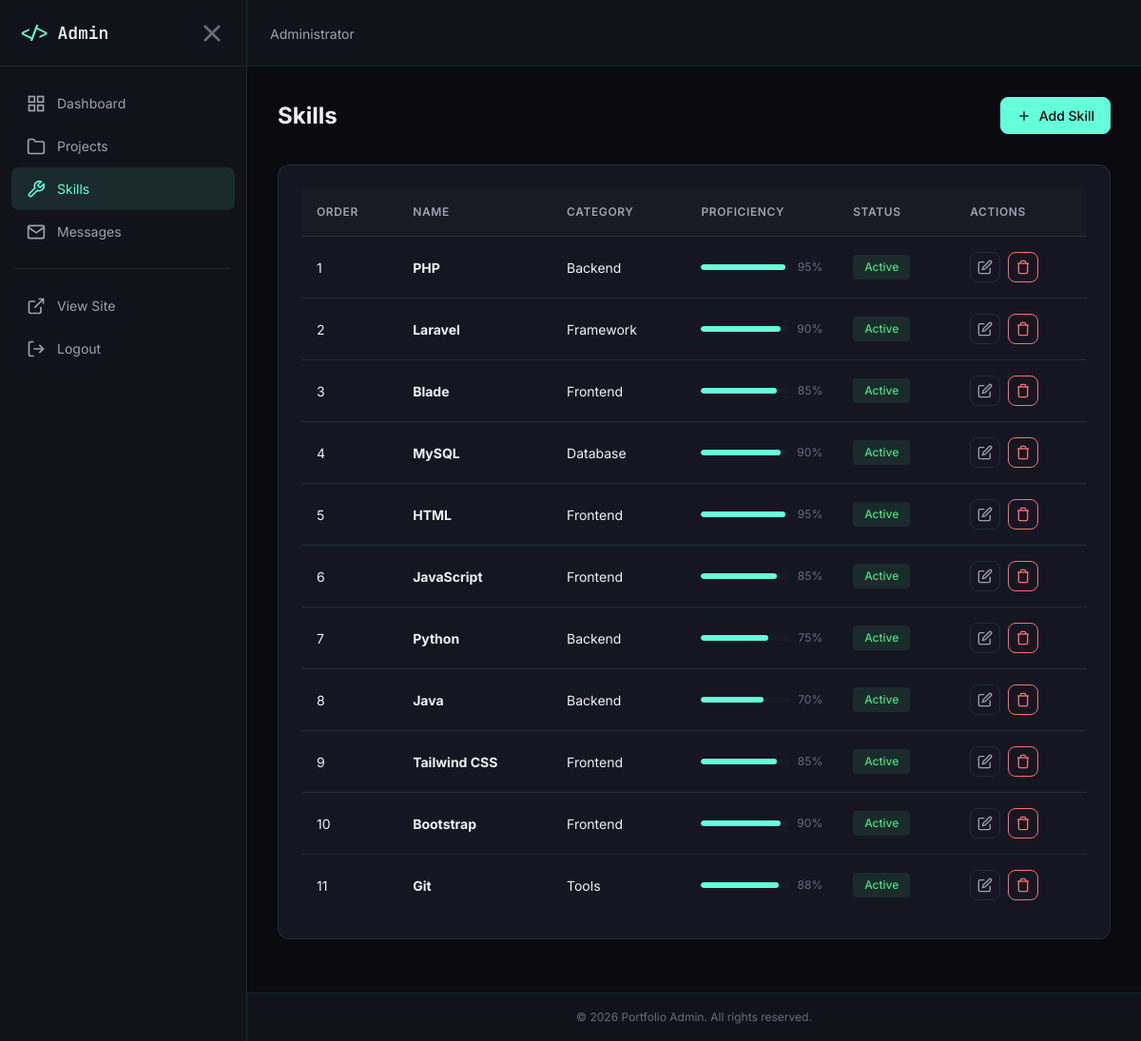
/admin/skills.php (signed in), run on the app's committed database.
### tables this page shows
CREATE TABLE IF NOT EXISTS `skills` (
  `id` int(11) NOT NULL AUTO_INCREMENT,
  `name` varchar(100) NOT NULL,
  `category` varchar(50) DEFAULT 'Other',
  `icon` varchar(255) DEFAULT NULL,
  `proficiency` int(11) DEFAULT 80,
  `display_order` int(11) DEFAULT 0,
  `is_active` tinyint(1) DEFAULT 1,
  `created_at` timestamp DEFAULT CURRENT_TIMESTAMP,
  `updated_at` timestamp DEFAULT CURRENT_TIMESTAMP ON UPDATE CURRENT_TIMESTAMP,
  PRIMARY KEY (`id`),
  UNIQUE KEY `name` (`name`)
);

### includes/helpers.php (called while the page is built, shortened)
<?php
function e(string $text): string {
    return htmlspecialchars($text, ENT_QUOTES, 'UTF-8');
}
function asset(string $path): string {
    return SITE_URL . '/assets/' . ltrim($path, '/');
}

### includes/models/Skill.php (called while the page is built, shortened)
<?php
require_once __DIR__ . '/../database.php';
class Skill {
    public static function getAll(bool $activeOnly = true): array {
        $sql = "SELECT * FROM skills";
        $sql .= " ORDER BY display_order ASC, name ASC";
        return Database::query($sql);
    }
}

### includes/database.php (called while the page is built, shortened)
<?php
class Database {
    private static ?PDO $instance = null;
    public static function getInstance(): PDO {
        if (self::$instance === null) {
            try {
                $dsn = "mysql:host=" . DB_HOST . ";dbname=" . DB_NAME . ";charset=" . DB_CHARSET;
                $options = [
                    PDO::ATTR_ERRMODE => PDO::ERRMODE_EXCEPTION,
                    PDO::ATTR_DEFAULT_FETCH_MODE => PDO::FETCH_ASSOC,
                    PDO::ATTR_EMULATE_PREPARES => false,
                    PDO::MYSQL_ATTR_INIT_COMMAND => "SET NAMES " . DB_CHARSET . " COLLATE utf8mb4_unicode_ci"
                ];
                self::$instance = new PDO($dsn, DB_USER, DB_PASS, $options);
            } catch (PDOException $e) {
                error_log("Database connection failed: " . $e->getMessage());
                throw new Exception("Database connection failed. Please try again later.");
            }
        }
        return self::$instance;
    }
    public static function query(string $sql, array $params = []): array {
        $stmt = self::getInstance()->prepare($sql);
        $stmt->execute($params);
        return $stmt->fetchAll();
    }
}

### admin/skills.php (the view, shortened to what this page needs)
<?php
require_once __DIR__ . '/../includes/helpers.php';
require_once __DIR__ . '/../includes/models/Skill.php';
$skills = Skill::getAll(false);
include __DIR__ . '/includes/header.php';
?>
<div class="admin-page-header" style="display: flex; justify-content: space-between; align-items: center;">
    <h1>Skills</h1>
    <a href="<?php echo SITE_URL; ?>/admin/skill-form.php" class="admin-btn admin-btn-primary">
        <svg viewBox="0 0 24 24" fill="none" stroke="currentColor" stroke-width="2">
            <line x1="12" y1="5" x2="12" y2="19"/>
            <line x1="5" y1="12" x2="19" y2="12"/>
        </svg>
        Add Skill
    </a>
</div>
<div class="admin-section">
    <div class="admin-section-body">
        <?php if (!empty($skills)): ?>
            <div class="admin-table-wrap">
                <table class="admin-table">
                    <thead>
                        <tr>
                            <th>Order</th>
                            <th>Name</th>
                            <th>Category</th>
                            <th>Proficiency</th>
                            <th>Status</th>
                            <th>Actions</th>
                        </tr>
                    </thead>
                    <tbody>
                        <?php foreach ($skills as $skill): ?>
                            <tr>
                                <td><?php echo $skill['display_order']; ?></td>
                                <td>
                                    <strong style="color: var(--color-text-primary);"><?php echo e($skill['name']); ?></strong>
                                </td>
                                <td><?php echo e($skill['category']); ?></td>
                                <td>
                                    <div style="display: flex; align-items: center; gap: var(--space-2);">
                                        <div style="flex: 1; max-width: 100px; height: 6px; background: var(--color-bg-tertiary); border-radius: 3px; overflow: hidden;">
                                            <div style="width: <?php echo $skill['proficiency']; ?>%; height: 100%; background: var(--color-accent-primary); border-radius: 3px;"></div>
                                        </div>
                                        <span style="font-size: var(--font-size-xs); color: var(--color-text-muted);"><?php echo $skill['proficiency']; ?>%</span>
                                    </div>
                                </td>
                                <td>
                                    <a href="?toggle=<?php echo $skill['id']; ?>"
                                       class="admin-badge <?php echo $skill['is_active'] ? 'admin-badge-success' : 'admin-badge-error'; ?>">
                                        <?php echo $skill['is_active'] ? 'Active' : 'Inactive'; ?>
                                    </a>
                                </td>
                                <td>
                                    <div class="admin-table-actions">
                                        <a href="<?php echo SITE_URL; ?>/admin/skill-form.php?id=<?php echo $skill['id']; ?>"
                                           class="admin-btn admin-btn-secondary admin-btn-sm admin-btn-icon"
                                           title="Edit">
                                            <svg viewBox="0 0 24 24" fill="none" stroke="currentColor" stroke-width="2">
                                                <path d="M11 4H4a2 2 0 00-2 2v14a2 2 0 002 2h14a2 2 0 002-2v-7"/>
                                                <path d="M18.5 2.5a2.121 2.121 0 013 3L12 15l-4 1 1-4 9.5-9.5z"/>
                                            </svg>
                                        </a>
                                        <a href="?delete=<?php echo $skill['id']; ?>"
                                           class="admin-btn admin-btn-danger admin-btn-sm admin-btn-icon"
                                           title="Delete"
                                           data-confirm="Are you sure you want to delete this skill?">
                                            <svg viewBox="0 0 24 24" fill="none" stroke="currentColor" stroke-width="2">
                                                <polyline points="3 6 5 6 21 6"/>
                                                <path d="M19 6v14a2 2 0 01-2 2H7a2 2 0 01-2-2V6m3 0V4a2 2 0 012-2h4a2 2 0 012 2v2"/>
                                            </svg>
                                        </a>
                                    </div>
                                </td>
                            </tr>
                        <?php endforeach; ?>
                    </tbody>
                </table>
            </div>
        <?php endif; ?>
    </div>
</div>
<?php include __DIR__ . '/includes/footer.php'; ?>

### admin/includes/header.php (shortened to what this page needs)
<?php
require_once BASE_PATH . '/includes/helpers.php';
?>
<!DOCTYPE html>
<html lang="en">
<head>
    <link rel="stylesheet" href="<?php echo asset('css/main.css'); ?>">
    <link rel="stylesheet" href="<?php echo asset('css/admin.css'); ?>">
</head>
<body class="admin-page">
    <aside class="admin-sidebar" id="adminSidebar">
        <div class="admin-sidebar-header">
            <a href="<?php echo SITE_URL; ?>/admin/" class="admin-logo">
                <span class="admin-logo-code">&lt;/&gt;</span>
                <span>Admin</span>
            </a>
            <button class="admin-sidebar-toggle" id="adminSidebarToggle" aria-label="Toggle sidebar">
                <svg viewBox="0 0 24 24" fill="none" stroke="currentColor" stroke-width="2">
                    <path d="M6 18L18 6M6 6l12 12"/>
                </svg>
            </button>
        </div>
        <nav class="admin-nav">
            <ul class="admin-nav-list">
                <li class="admin-nav-item">
                    <a href="<?php echo SITE_URL; ?>/admin/" class="admin-nav-link <?php echo basename($_SERVER['PHP_SELF']) === 'index.php' ? 'active' : ''; ?>">
                        <svg viewBox="0 0 24 24" fill="none" stroke="currentColor" stroke-width="2">
                            <rect x="3" y="3" width="7" height="7"/>
                            <rect x="14" y="3" width="7" height="7"/>
                            <rect x="14" y="14" width="7" height="7"/>
                            <rect x="3" y="14" width="7" height="7"/>
                        </svg>
                        Dashboard
                    </a>
                </li>
                <li class="admin-nav-item">
                    <a href="<?php echo SITE_URL; ?>/admin/projects.php" class="admin-nav-link <?php echo basename($_SERVER['PHP_SELF']) === 'projects.php' ? 'active' : ''; ?>">
                        <svg viewBox="0 0 24 24" fill="none" stroke="currentColor" stroke-width="2">
                            <path d="M22 19a2 2 0 01-2 2H4a2 2 0 01-2-2V5a2 2 0 012-2h5l2 3h9a2 2 0 012 2z"/>
                        </svg>
                        Projects
                    </a>
                </li>
                <li class="admin-nav-item">
                    <a href="<?php echo SITE_URL; ?>/admin/skills.php" class="admin-nav-link <?php echo in_array(basename($_SERVER['PHP_SELF']), ['skills.php', 'skill-form.php']) ? 'active' : ''; ?>">
                        <svg viewBox="0 0 24 24" fill="none" stroke="currentColor" stroke-width="2">
                            <path d="M14.7 6.3a1 1 0 0 0 0 1.4l1.6 1.6a1 1 0 0 0 1.4 0l3.77-3.77a6 6 0 0 1-7.94 7.94l-6.91 6.91a2.12 2.12 0 0 1-3-3l6.91-6.91a6 6 0 0 1 7.94-7.94l-3.76 3.76z"/>
                        </svg>
                        Skills
                    </a>
                </li>
                <li class="admin-nav-item">
                    <a href="<?php echo SITE_URL; ?>/admin/messages.php" class="admin-nav-link <?php echo basename($_SERVER['PHP_SELF']) === 'messages.php' ? 'active' : ''; ?>">
                        <svg viewBox="0 0 24 24" fill="none" stroke="currentColor" stroke-width="2">
                            <path d="M4 4h16c1.1 0 2 .9 2 2v12c0 1.1-.9 2-2 2H4c-1.1 0-2-.9-2-2V6c0-1.1.9-2 2-2z"/>
                            <polyline points="22,6 12,13 2,6"/>
                        </svg>
                        Messages
                    </a>
                </li>
            </ul>
            <div class="admin-nav-divider"></div>
            <ul class="admin-nav-list">
                <li class="admin-nav-item">
                    <a href="<?php echo SITE_URL; ?>/" class="admin-nav-link" target="_blank">
                        <svg viewBox="0 0 24 24" fill="none" stroke="currentColor" stroke-width="2">
                            <path d="M18 13v6a2 2 0 01-2 2H5a2 2 0 01-2-2V8a2 2 0 012-2h6M15 3h6v6M10 14L21 3"/>
                        </svg>
                        View Site
                    </a>
                </li>
                <li class="admin-nav-item">
                    <a href="<?php echo SITE_URL; ?>/admin/logout.php" class="admin-nav-link">
                        <svg viewBox="0 0 24 24" fill="none" stroke="currentColor" stroke-width="2">
                            <path d="M9 21H5a2 2 0 01-2-2V5a2 2 0 012-2h4M16 17l5-5-5-5M21 12H9"/>
                        </svg>
                        Logout
                    </a>
                </li>
            </ul>
        </nav>
    </aside>
    <div class="admin-main">
        <header class="admin-header">
            <div class="admin-header-actions">
                <span class="admin-user">
                    <?php echo e($_SESSION['admin_full_name'] ?? 'Admin'); ?>
                </span>
            </div>
        </header>
        <div class="admin-content">

### admin/includes/footer.php (shortened to what this page needs)
        </div>
        <footer class="admin-footer">
            <p>&copy; <?php echo date('Y'); ?> Portfolio Admin. All rights reserved.</p>
        </footer>
    </div>
</body>
</html>

### assets/css/main.css (style rules this page uses)
:root { --color-bg-primary: #0a0a0f; --color-bg-secondary: #12121a; --color-bg-tertiary: #1a1a25; --color-bg-card: #161622; --color-bg-hover: #222233; --color-text-primary: #f0f0f5; --color-text-secondary: #a0a0b0; --color-text-muted: #6a6a80; --color-text-accent: #64ffda; --color-accent-primary: #64ffda; --color-accent-secondary: #00b4d8; --color-accent-tertiary: #90e0ef; --color-success: #4ade80; --color-error: #f87171; --color-warning: #fbbf24; --color-info: #60a5fa; --color-border: rgba(100, 255, 218, 0.1); --color-border-hover: rgba(100, 255, 218, 0.3); --font-primary: 'Inter', -apple-system, BlinkMacSystemFont, sans-serif; --font-mono: 'JetBrains Mono', 'Fira Code', monospace; --font-size-xs: 0.75rem; --font-size-sm: 0.875rem; --font-size-base: 1rem; --font-size-lg: 1.125rem; --font-size-xl: 1.25rem; --font-size-2xl: 1.5rem; --font-size-3xl: 2rem; --font-size-4xl: 2.5rem; --font-size-5xl: 3rem; --font-size-6xl: 4rem; --font-weight-light: 300; --font-weight-normal: 400; --font-weight-medium: 500; --font-weight-semibold: 600; --font-weight-bold: 700; --line-height-tight: 1.25; --line-height-normal: 1.5; --line-height-relaxed: 1.75; --space-1: 0.25rem; --space-2: 0.5rem; --space-3: 0.75rem; --space-4: 1rem; --space-5: 1.25rem; --space-6: 1.5rem; --space-8: 2rem; --space-10: 2.5rem; --space-12: 3rem; --space-16: 4rem; --space-20: 5rem; --space-24: 6rem; --space-32: 8rem; --container-max: 1200px; --container-padding: 1.5rem; --radius-sm: 0.25rem; --radius-md: 0.5rem; --radius-lg: 0.75rem; --radius-xl: 1rem; --shadow-sm: 0 1px 2px rgba(0, 0, 0, 0.3); --shadow-md: 0 4px 6px rgba(0, 0, 0, 0.4); --shadow-lg: 0 10px 15px rgba(0, 0, 0, 0.5); --shadow-glow: 0 0 20px rgba(100, 255, 218, 0.15); --transition-fast: 150ms ease; --transition-base: 250ms ease; --transition-slow: 350ms ease; --z-dropdown: 100; --z-sticky: 200; --z-fixed: 300; --z-modal-backdrop: 400; --z-modal: 500; --z-popover: 600; --z-tooltip: 700; }
*, *::before, *::after { box-sizing: border-box; margin: 0; padding: 0; }
html { scroll-behavior: smooth; -webkit-font-smoothing: antialiased; -moz-osx-font-smoothing: grayscale; }
body { font-family: var(--font-primary); font-size: var(--font-size-base); line-height: var(--line-height-normal); color: var(--color-text-primary); background-color: var(--color-bg-primary); min-height: 100vh; overflow-x: hidden; }
a { color: var(--color-accent-primary); text-decoration: none; transition: color var(--transition-fast); }
button { font-family: inherit; cursor: pointer; border: none; background: none; }
ul, ol { list-style: none; }

### data on the page
skills: display_order "1", name "PHP", category "Backend", proficiency "95", is_active "Active"
skills: display_order "2", name "Laravel", category "Framework", proficiency "90", is_active "Active"
skills: display_order "3", name "Blade", category "Frontend", proficiency "85", is_active "Active"
skills: display_order "4", name "MySQL", category "Database", proficiency "90", is_active "Active"
skills: display_order "5", name "HTML", category "Frontend", proficiency "95", is_active "Active"
skills: display_order "6", name "JavaScript", category "Frontend", proficiency "85", is_active "Active"
skills: display_order "7", name "Python", category "Backend", proficiency "75", is_active "Active"
skills: display_order "8", name "Java", category "Backend", proficiency "70", is_active "Active"
skills: display_order "9", name "Tailwind CSS", category "Frontend", proficiency "85", is_active "Active"
skills: display_order "10", name "Bootstrap", category "Frontend", proficiency "90", is_active "Active"
skills: display_order "11", name "Git", category "Tools", proficiency "88", is_active "Active"

### other printed values
$_SESSION['admin_full_name'] "Administrator"
